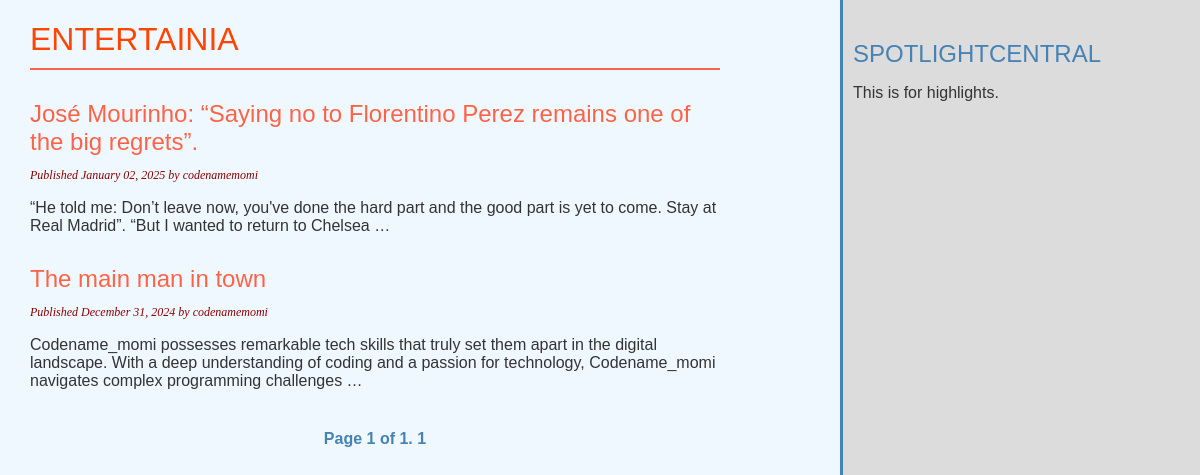
Before: / with the older database file.
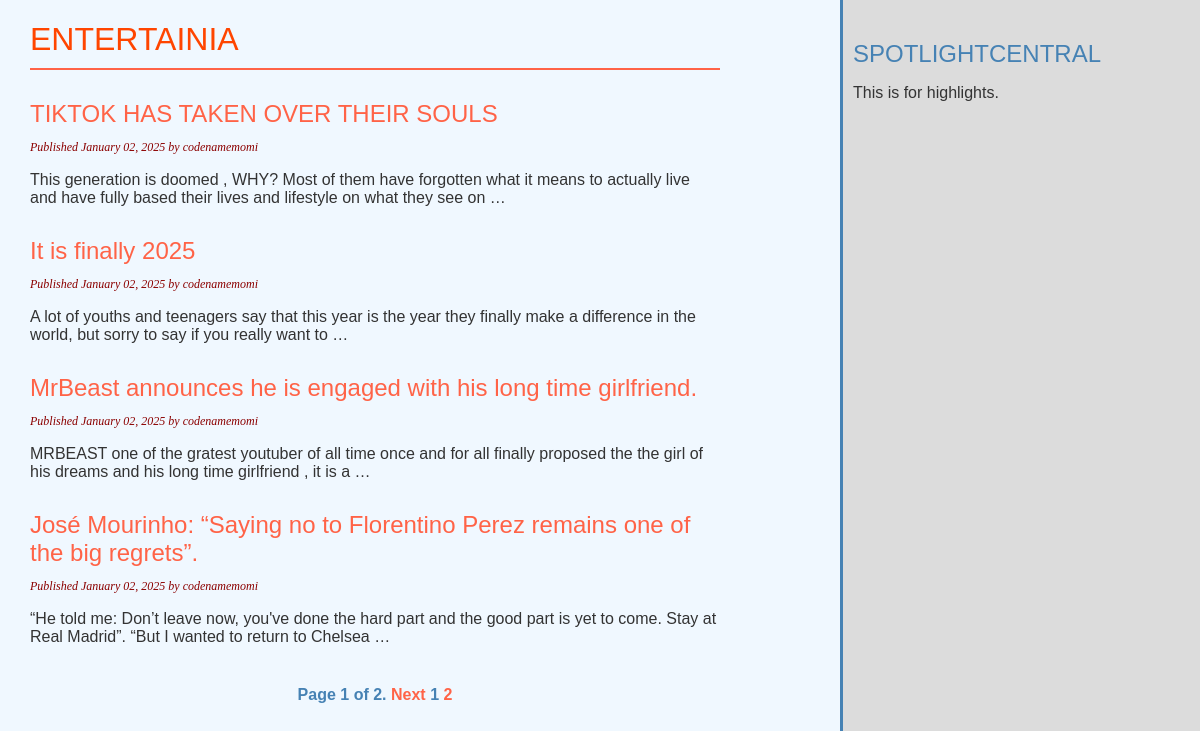
After: the same page with the newer database file.
### spotlightcentral/models.py (models this page shows, shortened)
class Post(models.Model):
    class Status(models.TextChoices):
        DRAFT = 'DF', 'Draft'
        PUBLISHED = 'PB', 'Published'
    title = models.CharField(max_length=250, unique=True)
    slug = models.SlugField(max_length=250, unique_for_date='publish')
    author = models.ForeignKey(
        settings.AUTH_USER_MODEL,
        on_delete=models.CASCADE,
        related_name='spotlightcentral_posts'
    )
    body = models.TextField()
    publish = models.DateTimeField(default=timezone.now)
    created = models.DateTimeField(auto_now_add=True)
    updated = models.DateTimeField(auto_now=True)
    status = models.CharField(max_length=2, choices=Status, default=Status.DRAFT)
    objects = models.Manager()       #default manager
    published = PublishedManager()   #my custom manager
    class Meta:
        ordering = ['-publish']
        indexes = [
            models.Index(fields=['-publish'], name='post_publish_idx'),
        ]
    def get_absolute_url(self):
        return reverse(
            'spotlightcentral:post_detail',
            args=[self.publish.year,
                  self.publish.month,
                  self.publish.day,
                  self.slug
                  ]
        )

### spotlightcentral/views.py (the view)
# urls.py: path('', views.post_list, name= 'post_list'),
def post_list(request):
    post_list = Post.published.all()
    paginator = Paginator(post_list, 4)
    page_number = request.GET.get('page', 1)
    posts = paginator.page(page_number)
    return render(
        request,
        'spotlightcentral/post/list.html',
    {'posts': posts}
    )

### spotlightcentral/models.py (called while the page is built)
    def get_queryset(self):
        return (
            super().get_queryset().filter(status=Post.Status.PUBLISHED)
            )

### spotlightcentral/templates/spotlightcentral/post/list.html (shortened to what this page needs)
{% extends "spotlightcentral/base.html" %}
{% block content %}
  <h1>ENTERTAINIA</h1>
  {% if posts %}
    {% for post in posts %}
      <article>
        <h2>
          <a href="{{ post.get_absolute_url }}">
            {{ post.title }}
          </a>
        </h2>
        <p class="date">
          Published {{ post.publish|date:"F d, Y" }} by {{ post.author }}
        </p>
        {{ post.body|truncatewords:30|linebreaks }}
      </article>
    {% empty %}
      <p>No posts available.</p>
    {% endfor %}
    {% include "spotlightcentral/pagination.html" with page=posts %}
  {% endif %}
{% endblock %}

### spotlightcentral/templates/spotlightcentral/base.html (shortened to what this page needs)
{% load static %}
<!DOCTYPE html>
<html>
    <head>
        <link href="{% static "css/spotlightcentral.css" %}" rel="stylesheet">
    </head>
    <body>
        <div id="content">
            {% block content %}{% endblock %}
        </div>
        <div id="sidebar">
            <h2>SPOTLIGHTCENTRAL</h2>
            <p>This is for highlights.</p>
        </div>
    </body>
</html>

### spotlightcentral/templates/spotlightcentral/pagination.html (shortened to what this page needs)
<div class="pagination">
    <span class="step-links">
    <span class="current">
        Page {{ page.number }} of {{ page.paginator.num_pages }}.
    </span>
    {% if page.has_next %}
        <a href="?page={{ page.next_page_number }}" class="next">Next</a>
    {% endif %}
    </span>
    <span class="page-numbers">
        {% for i in page.paginator.page_range %}
        {% if page.number == i %}
    <span
        class="current-page">{{ i }}
    </span>
    {% else %}
        <a href="?page={{ i }}">{{ i }}</a>
    {% endif %}
    {% endfor %}
    </span>
</div>

### spotlightcentral/static/css/spotlightcentral.css (style rules this page uses)
body { margin: 0; padding: 0; font-family: 'Helvetica', sans-serif; box-sizing: border-box; background-color: #f0f8ff; color: #333; }
* { box-sizing: inherit; }
a { color: #ff6347; text-decoration: none; transition: color 0.2s ease, background-color 0.2s ease; }
h1 { font-weight: normal; border-bottom: 2px solid #ff6347; padding: 0 0 10px 0; margin-bottom: 20px; color: #ff4500; }
h2 { font-weight: normal; margin: 30px 0 0; color: #4682b4; }
#content { float: left; width: 60%; padding: 0 0 0 30px; overflow: hidden; }
#sidebar { float: right; width: 30%; padding: 10px; background: #dcdcdc; height: 100vh; position: sticky; top: 0; border-left: 3px solid #4682b4; }
p.date { color: #8b0000; font-family: 'Georgia', serif; font-size: 12px; font-style: italic; margin-bottom: 10px; }
.pagination { margin: 40px 0; font-weight: bold; text-align: center; color: #4682b4; }

Changed rows visible on the page:
no longer on this page (row unchanged): Post: title "The main man in town", publish "December 31, 2024", author "codenamemomi", body "Codename_momi possesses remarkable tech skills that truly set them apart in the digital landscape. With a deep understanding of coding and a passion for technology, Codename_momi navigates complex programming challenges …"
added Post: title "TIKTOK HAS TAKEN OVER THEIR SOULS", publish "January 02, 2025", author "codenamemomi", body "This generation is doomed , WHY? Most of them have forgotten what it means to actually live and have fully based their lives and lifestyle on what they see on …"
added Post: title "It is finally 2025", publish "January 02, 2025", author "codenamemomi", body "A lot of youths and teenagers say that this year is the year they finally make a difference in the world, but sorry to say if you really want to …"
added Post: title "MrBeast announces he is engaged with his long time girlfriend.", publish "January 02, 2025", author "codenamemomi", body "MRBEAST one of the gratest youtuber of all time once and for all finally proposed the the girl of his dreams and his long time girlfriend , it is a …"
Other visible differences:
{{ page.paginator.num_pages }}: "1" → "2"
text now shown: "Next"
new list line: "2"
